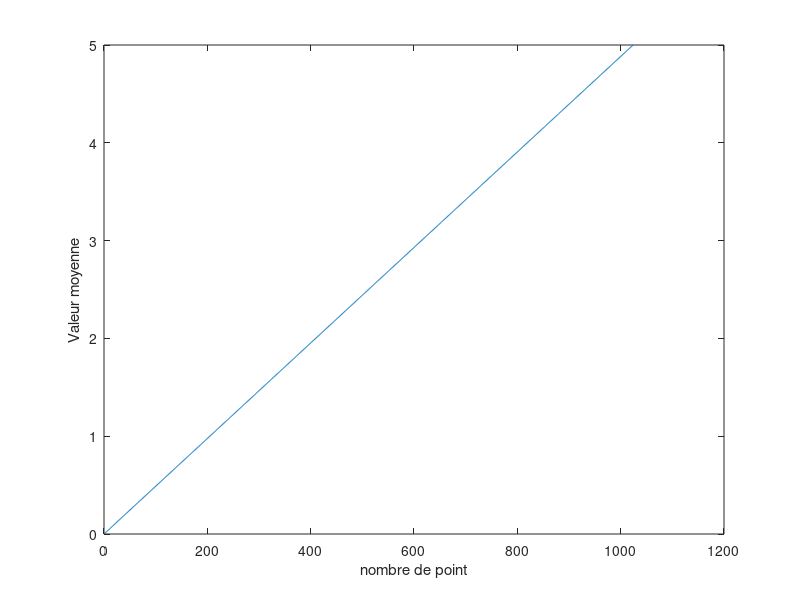

Here is the MATLAB script that generated this plot:
clear all;
clc;
V = 5; %valeur d'amplitude
deg_lib = 1024; %degré de liberté
points = zeros(1, deg_lib); %vecteur de longueur 1024
for i = 1:deg_lib
    alpha = i / deg_lib;
    Vmoy = alpha * V; %valeur moyenne calculé
    points(i) = Vmoy;
end
plot(points);
xlabel('nombre de point');
ylabel('Valeur moyenne');
%%
R = [3000 1000 5100 2000 22 5600];
C = [1e-6 100e-9 12e-12 15e-12 1e-9 20e-12];
frequence = zeros(length(R), length(C)); % vecteur de stockage de valeur

for i = 1:length(R)
 for j = 1:length(C)
 f = 1 / (2 * pi * R(i) * C(j)); %calcul de fc
 frequence(i, j) = f;
 disp(['Pour une fréquence de ', num2str(f), ' Hz, R = ', num2str(R(i)), ' ohms et C = ', num2str(C(j)), ' farads']);
 end
end
C_ideal = 1/(5600 * 2 *pi * 17000);
